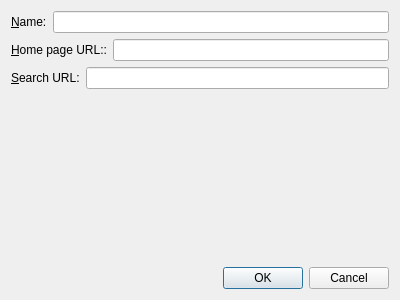
<?xml version="1.0" encoding="UTF-8"?>
<ui version="4.0">
 <class>EditSiteDialog</class>
 <widget class="QDialog" name="EditSiteDialog">
  <property name="geometry">
   <rect>
    <x>0</x>
    <y>0</y>
    <width>400</width>
    <height>300</height>
   </rect>
  </property>
  <property name="windowTitle">
   <string>Edit Site</string>
  </property>
  <layout class="QVBoxLayout" name="verticalLayout">
   <item>
    <layout class="QHBoxLayout" name="horizontalLayout">
     <item>
      <widget class="QLabel" name="label">
       <property name="text">
        <string>&amp;Name:</string>
       </property>
       <property name="buddy">
        <cstring>name_edit</cstring>
       </property>
      </widget>
     </item>
     <item>
      <widget class="QLineEdit" name="name_edit"/>
     </item>
    </layout>
   </item>
   <item>
    <layout class="QHBoxLayout" name="horizontalLayout_2">
     <item>
      <widget class="QLabel" name="label_2">
       <property name="text">
        <string>&amp;Home page URL::</string>
       </property>
       <property name="buddy">
        <cstring>home_edit</cstring>
       </property>
      </widget>
     </item>
     <item>
      <widget class="QLineEdit" name="home_edit"/>
     </item>
    </layout>
   </item>
   <item>
    <layout class="QHBoxLayout" name="horizontalLayout_3">
     <item>
      <widget class="QLabel" name="label_3">
       <property name="text">
        <string>&amp;Search URL:</string>
       </property>
       <property name="buddy">
        <cstring>search_edit</cstring>
       </property>
      </widget>
     </item>
     <item>
      <widget class="QLineEdit" name="search_edit"/>
     </item>
    </layout>
   </item>
   <item>
    <spacer name="verticalSpacer">
     <property name="orientation">
      <enum>Qt::Vertical</enum>
     </property>
     <property name="sizeHint" stdset="0">
      <size>
       <width>20</width>
       <height>40</height>
      </size>
     </property>
    </spacer>
   </item>
   <item>
    <widget class="QDialogButtonBox" name="buttonBox">
     <property name="orientation">
      <enum>Qt::Horizontal</enum>
     </property>
     <property name="standardButtons">
      <set>QDialogButtonBox::Cancel|QDialogButtonBox::Ok</set>
     </property>
    </widget>
   </item>
  </layout>
 </widget>
 <tabstops>
  <tabstop>name_edit</tabstop>
  <tabstop>home_edit</tabstop>
  <tabstop>search_edit</tabstop>
  <tabstop>buttonBox</tabstop>
 </tabstops>
 <resources/>
 <connections>
  <connection>
   <sender>buttonBox</sender>
   <signal>accepted()</signal>
   <receiver>EditSiteDialog</receiver>
   <slot>accept()</slot>
   <hints>
    <hint type="sourcelabel">
     <x>248</x>
     <y>254</y>
    </hint>
    <hint type="destinationlabel">
     <x>157</x>
     <y>274</y>
    </hint>
   </hints>
  </connection>
  <connection>
   <sender>buttonBox</sender>
   <signal>rejected()</signal>
   <receiver>EditSiteDialog</receiver>
   <slot>reject()</slot>
   <hints>
    <hint type="sourcelabel">
     <x>316</x>
     <y>260</y>
    </hint>
    <hint type="destinationlabel">
     <x>286</x>
     <y>274</y>
    </hint>
   </hints>
  </connection>
 </connections>
</ui>
